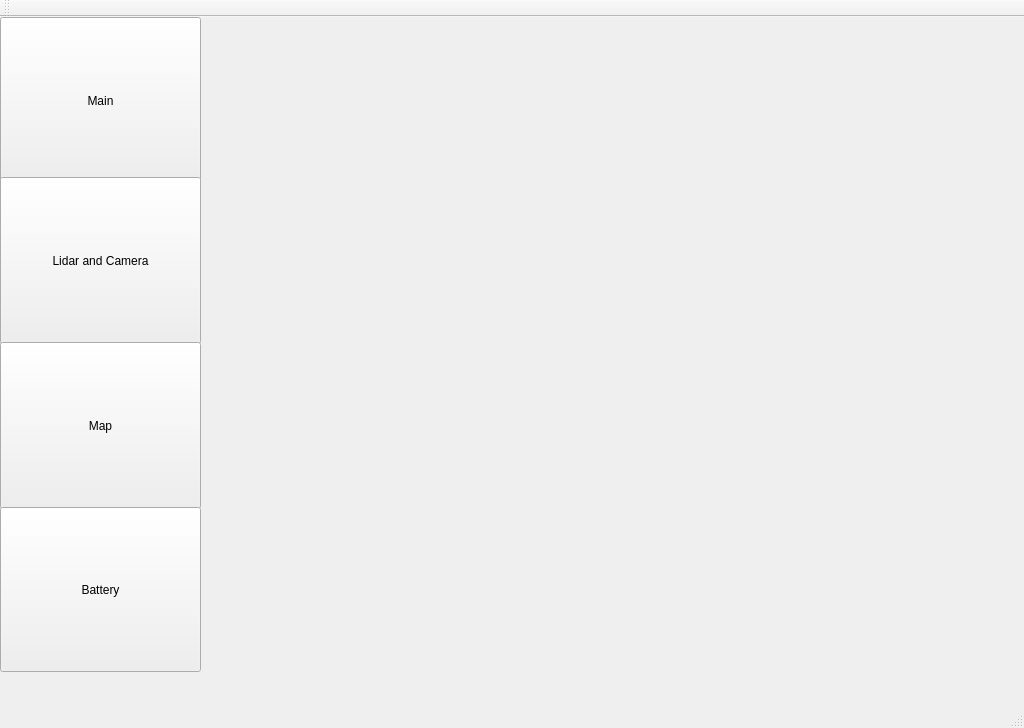
<?xml version="1.0" encoding="UTF-8"?>
<ui version="4.0">
 <class>MainWindow</class>
 <widget class="QMainWindow" name="MainWindow">
  <property name="geometry">
   <rect>
    <x>0</x>
    <y>0</y>
    <width>1024</width>
    <height>728</height>
   </rect>
  </property>
  <property name="windowTitle">
   <string>MainWindow</string>
  </property>
  <widget class="QWidget" name="centralWidget">
   <widget class="QPushButton" name="main_window">
    <property name="geometry">
     <rect>
      <x>0</x>
      <y>0</y>
      <width>201</width>
      <height>167</height>
     </rect>
    </property>
    <property name="text">
     <string>Main</string>
    </property>
   </widget>
   <widget class="QPushButton" name="lidar_window">
    <property name="geometry">
     <rect>
      <x>0</x>
      <y>160</y>
      <width>201</width>
      <height>167</height>
     </rect>
    </property>
    <property name="text">
     <string>Lidar and Camera</string>
    </property>
   </widget>
   <widget class="QPushButton" name="gps_window">
    <property name="geometry">
     <rect>
      <x>0</x>
      <y>325</y>
      <width>201</width>
      <height>167</height>
     </rect>
    </property>
    <property name="text">
     <string>Map</string>
    </property>
   </widget>
   <widget class="QPushButton" name="battery_window">
    <property name="geometry">
     <rect>
      <x>0</x>
      <y>490</y>
      <width>201</width>
      <height>165</height>
     </rect>
    </property>
    <property name="text">
     <string>Battery</string>
    </property>
   </widget>
   <widget class="QLabel" name="label">
    <property name="geometry">
     <rect>
      <x>280</x>
      <y>110</y>
      <width>711</width>
      <height>501</height>
     </rect>
    </property>
    <property name="text">
     <string/>
    </property>
    <property name="pixmap">
     <pixmap>picture/haha_1.png</pixmap>
    </property>
    <property name="scaledContents">
     <bool>true</bool>
    </property>
   </widget>
  </widget>
  <widget class="QMenuBar" name="menuBar">
   <property name="geometry">
    <rect>
     <x>0</x>
     <y>0</y>
     <width>1024</width>
     <height>22</height>
    </rect>
   </property>
  </widget>
  <widget class="QToolBar" name="mainToolBar">
   <attribute name="toolBarArea">
    <enum>TopToolBarArea</enum>
   </attribute>
   <attribute name="toolBarBreak">
    <bool>false</bool>
   </attribute>
  </widget>
  <widget class="QStatusBar" name="statusBar"/>
 </widget>
 <layoutdefault spacing="6" margin="11"/>
 <resources/>
 <connections/>
</ui>
